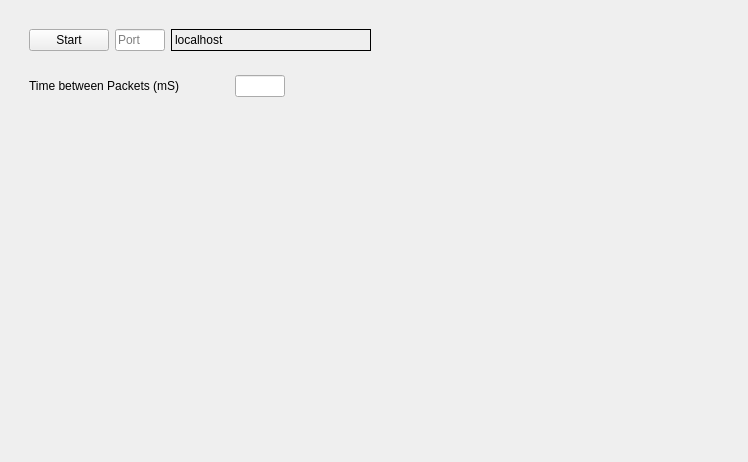
<?xml version="1.0" encoding="UTF-8"?>
<ui version="4.0">
 <class>Network</class>
 <widget class="QWidget" name="Network">
  <property name="geometry">
   <rect>
    <x>0</x>
    <y>0</y>
    <width>748</width>
    <height>462</height>
   </rect>
  </property>
  <property name="windowTitle">
   <string>Form</string>
  </property>
  <layout class="QHBoxLayout" name="horizontalLayout_3">
   <item>
    <widget class="QFrame" name="frame">
     <property name="frameShape">
      <enum>QFrame::NoFrame</enum>
     </property>
     <property name="frameShadow">
      <enum>QFrame::Raised</enum>
     </property>
     <layout class="QVBoxLayout" name="verticalLayout">
      <item>
       <widget class="QWidget" name="widget" native="true">
        <layout class="QHBoxLayout" name="horizontalLayout">
         <item>
          <widget class="QPushButton" name="pBStartStop">
           <property name="text">
            <string>Start</string>
           </property>
          </widget>
         </item>
         <item>
          <widget class="QLineEdit" name="lEPort">
           <property name="maximumSize">
            <size>
             <width>50</width>
             <height>16777215</height>
            </size>
           </property>
           <property name="maxLength">
            <number>6</number>
           </property>
           <property name="placeholderText">
            <string>Port</string>
           </property>
          </widget>
         </item>
         <item>
          <widget class="QLabel" name="lblIPAddress">
           <property name="minimumSize">
            <size>
             <width>200</width>
             <height>0</height>
            </size>
           </property>
           <property name="frameShape">
            <enum>QFrame::Box</enum>
           </property>
           <property name="text">
            <string>localhost</string>
           </property>
          </widget>
         </item>
         <item>
          <spacer name="horizontalSpacer_3">
           <property name="orientation">
            <enum>Qt::Horizontal</enum>
           </property>
           <property name="sizeHint" stdset="0">
            <size>
             <width>40</width>
             <height>20</height>
            </size>
           </property>
          </spacer>
         </item>
        </layout>
       </widget>
      </item>
      <item>
       <widget class="QWidget" name="widget_2" native="true">
        <layout class="QHBoxLayout" name="horizontalLayout_2">
         <item>
          <widget class="QLabel" name="label">
           <property name="sizePolicy">
            <sizepolicy hsizetype="Fixed" vsizetype="Preferred">
             <horstretch>0</horstretch>
             <verstretch>0</verstretch>
            </sizepolicy>
           </property>
           <property name="minimumSize">
            <size>
             <width>200</width>
             <height>0</height>
            </size>
           </property>
           <property name="maximumSize">
            <size>
             <width>200</width>
             <height>16777215</height>
            </size>
           </property>
           <property name="text">
            <string>Time between Packets (mS)</string>
           </property>
          </widget>
         </item>
         <item>
          <widget class="QLineEdit" name="lEPacketTime">
           <property name="maximumSize">
            <size>
             <width>50</width>
             <height>16777215</height>
            </size>
           </property>
          </widget>
         </item>
         <item>
          <spacer name="horizontalSpacer_2">
           <property name="orientation">
            <enum>Qt::Horizontal</enum>
           </property>
           <property name="sizeHint" stdset="0">
            <size>
             <width>40</width>
             <height>20</height>
            </size>
           </property>
          </spacer>
         </item>
        </layout>
       </widget>
      </item>
      <item>
       <spacer name="verticalSpacer">
        <property name="orientation">
         <enum>Qt::Vertical</enum>
        </property>
        <property name="sizeHint" stdset="0">
         <size>
          <width>20</width>
          <height>40</height>
         </size>
        </property>
       </spacer>
      </item>
     </layout>
    </widget>
   </item>
  </layout>
 </widget>
 <resources/>
 <connections/>
</ui>
